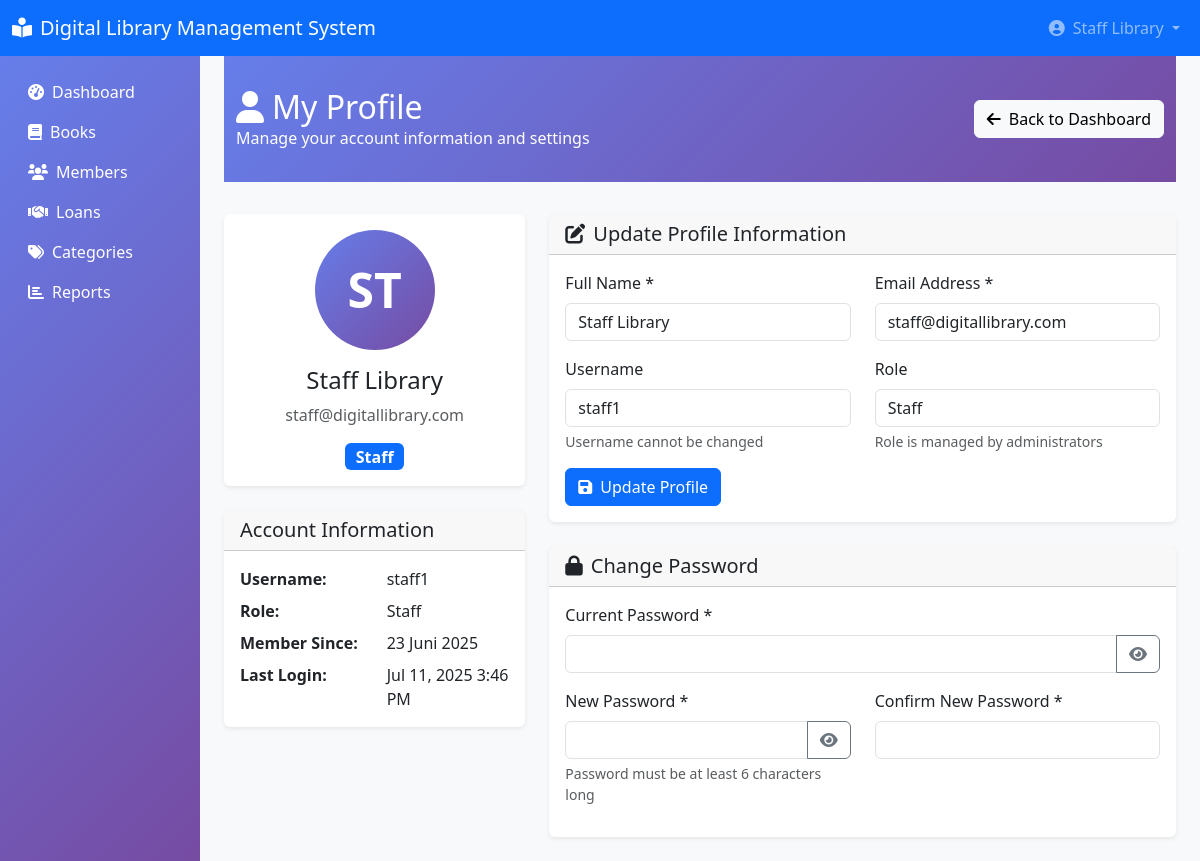
The app's page /profile.php (signed in) with its own data.
### tables this page shows
CREATE TABLE `users` (
  `id` int NOT NULL,
  `username` varchar(50) NOT NULL,
  `password` varchar(255) NOT NULL,
  `email` varchar(100) NOT NULL,
  `full_name` varchar(100) NOT NULL,
  `role` enum('admin', 'staff') DEFAULT 'staff',
  `created_at` timestamp NULL DEFAULT CURRENT_TIMESTAMP,
  `updated_at` timestamp NULL DEFAULT CURRENT_TIMESTAMP ON UPDATE CURRENT_TIMESTAMP
);

### config.php (called while the page is built, shortened)
<?php
class Database
{
    private static $instance = null;
    private $connection;
    private function __construct()
    {
        try {
            $this->connection = new PDO(
                "mysql:host=" . DB_HOST . ";dbname=" . DB_NAME . ";charset=utf8",
                DB_USER,
                DB_PASS,
                [
                    PDO::ATTR_ERRMODE => PDO::ERRMODE_EXCEPTION,
                    PDO::ATTR_DEFAULT_FETCH_MODE => PDO::FETCH_ASSOC,
                    PDO::ATTR_EMULATE_PREPARES => false
                ]
            );
        } catch (PDOException $e) {
            die("Database connection failed: " . $e->getMessage());
        }
    }
    public static function getInstance()
    {
        if (self::$instance === null) {
            self::$instance = new self();
        }
        return self::$instance;
    }
    public function getConnection()
    {
        return $this->connection;
    }
}
function formatDate($date)
{
    $months = [
        '01' => 'Januari',
        '02' => 'Februari',
        '03' => 'Maret',
        '04' => 'April',
        '05' => 'Mei',
        '06' => 'Juni',
        '07' => 'Juli',
        '08' => 'Agustus',
        '09' => 'September',
        '10' => 'Oktober',
        '11' => 'November',
        '12' => 'Desember'
    ];
    $timestamp = strtotime($date);
    $day = date('d', $timestamp);
    $month = $months[date('m', $timestamp)];
    $year = date('Y', $timestamp);
    return $day . ' ' . $month . ' ' . $year;
}

### classes/BaseModel.php (called while the page is built, shortened)
<?php
abstract class BaseModel
{
    protected $db;
    protected $table;
    protected $primaryKey = 'id';
    protected $hidden = [];
    public function __construct()
    {
        $this->db = Database::getInstance()->getConnection();
    }
    public function find($id)
    {
        try {
            $sql = "SELECT * FROM {$this->table} WHERE {$this->primaryKey} = :id";
            $stmt = $this->db->prepare($sql);
            $stmt->bindParam(':id', $id, PDO::PARAM_INT);
            $stmt->execute();
            $result = $stmt->fetch();
            if ($result) {
                return $this->hideFields($result);
            }
            return null;
        } catch (PDOException $e) {
            throw new Exception("Error finding record: " . $e->getMessage());
        }
    }
    protected function hideFields($data)
    {
        foreach ($this->hidden as $field) {
            unset($data[$field]);
        }
        return $data;
    }
}

### profile.php (the view, shortened to what this page needs)
<?php
require_once 'config.php';
require_once 'classes/BaseModel.php';
$userModel = new User();
try {
    $currentUser = $userModel->find($_SESSION['user_id']);
} catch (Exception $e) {
    $message = "Error loading user data: " . $e->getMessage();
    $messageType = 'error';
    $currentUser = [
        'username' => $_SESSION['username'] ?? '',
        'full_name' => $_SESSION['full_name'] ?? '',
        'email' => $_SESSION['email'] ?? '',
        'role' => $_SESSION['role'] ?? ''
    ];
}
?>
<!DOCTYPE html>
<html lang="en">
<head>
    <link href="https://cdn.jsdelivr.net/npm/bootstrap@5.3.0/dist/css/bootstrap.min.css" rel="stylesheet">
    <link href="https://cdnjs.cloudflare.com/ajax/libs/font-awesome/6.0.0/css/all.min.css" rel="stylesheet">
</head>
<body>
    <nav class="navbar navbar-expand-lg navbar-dark bg-primary">
        <div class="container-fluid">
            <a class="navbar-brand" href="dashboard.php">
                <i class="fas fa-book-reader me-2"></i><?php echo SITE_NAME; ?>
            </a>
            <div class="navbar-nav ms-auto">
                <div class="nav-item dropdown">
                    <a class="nav-link dropdown-toggle" href="#" data-bs-toggle="dropdown">
                        <i class="fas fa-user-circle me-2"></i><?php echo htmlspecialchars($_SESSION['full_name']); ?>
                    </a>
                </div>
            </div>
        </div>
    </nav>
    <div class="container-fluid">
        <div class="row">
            <nav class="col-md-3 col-lg-2 d-md-block sidebar collapse" style="background: linear-gradient(135deg, #667eea 0%, #764ba2 100%); min-height: calc(100vh - 56px);">
                <div class="position-sticky pt-3">
                    <ul class="nav flex-column">
                        <li class="nav-item">
                            <a class="nav-link text-white" href="dashboard.php">
                                <i class="fas fa-tachometer-alt me-2"></i>Dashboard
                            </a>
                        </li>
                        <li class="nav-item">
                            <a class="nav-link text-white" href="books.php">
                                <i class="fas fa-book me-2"></i>Books
                            </a>
                        </li>
                        <li class="nav-item">
                            <a class="nav-link text-white" href="members.php">
                                <i class="fas fa-users me-2"></i>Members
                            </a>
                        </li>
                        <li class="nav-item">
                            <a class="nav-link text-white" href="loans.php">
                                <i class="fas fa-handshake me-2"></i>Loans
                            </a>
                        </li>
                        <li class="nav-item">
                            <a class="nav-link text-white" href="categories.php">
                                <i class="fas fa-tags me-2"></i>Categories
                            </a>
                        </li>
                        <li class="nav-item">
                            <a class="nav-link text-white" href="reports.php">
                                <i class="fas fa-chart-bar me-2"></i>Reports
                            </a>
                        </li>
                    </ul>
                </div>
            </nav>
            <main class="col-md-9 ms-sm-auto col-lg-10 px-md-4">
                <div class="page-header">
                    <div class="container-fluid">
                        <div class="row align-items-center">
                            <div class="col">
                                <h1 class="h2 mb-0">
                                    <i class="fas fa-user me-2"></i>My Profile
                                </h1>
                                <p class="mb-0">Manage your account information and settings</p>
                            </div>
                            <div class="col-auto">
                                <a href="dashboard.php" class="btn btn-light">
                                    <i class="fas fa-arrow-left me-2"></i>Back to Dashboard
                                </a>
                            </div>
                        </div>
                    </div>
                </div>
                <div class="row">
                    <div class="col-lg-4">
                        <div class="card">
                            <div class="card-body text-center">
                                <div class="profile-avatar">
                                    <?php echo strtoupper(substr($currentUser['full_name'], 0, 2)); ?>
                                </div>
                                <h4><?php echo htmlspecialchars($currentUser['full_name']); ?></h4>
                                <p class="text-muted"><?php echo htmlspecialchars($currentUser['email']); ?></p>
                                <span class="badge bg-<?php echo $currentUser['role'] === 'admin' ? 'danger' : 'primary'; ?> fs-6">
                                    <?php echo ucfirst($currentUser['role']); ?>
                                </span>
                            </div>
                        </div>
                        <div class="card">
                            <div class="card-header">
                                <h5 class="mb-0">Account Information</h5>
                            </div>
                            <div class="card-body">
                                <div class="row mb-2">
                                    <div class="col-sm-6"><strong>Username:</strong></div>
                                    <div class="col-sm-6"><?php echo htmlspecialchars($currentUser['username']); ?></div>
                                </div>
                                <div class="row mb-2">
                                    <div class="col-sm-6"><strong>Role:</strong></div>
                                    <div class="col-sm-6"><?php echo ucfirst($currentUser['role']); ?></div>
                                </div>
                                <div class="row mb-2">
                                    <div class="col-sm-6"><strong>Member Since:</strong></div>
                                    <div class="col-sm-6"><?php echo formatDate($currentUser['created_at'] ?? date('Y-m-d')); ?></div>
                                </div>
                                <div class="row">
                                    <div class="col-sm-6"><strong>Last Login:</strong></div>
                                    <div class="col-sm-6"><?php echo date('M j, Y g:i A', $_SESSION['login_time'] ?? time()); ?></div>
                                </div>
                            </div>
                        </div>
                    </div>
                    <div class="col-lg-8">
                        <div class="card">
                            <div class="card-header">
                                <h5 class="mb-0">
                                    <i class="fas fa-edit me-2"></i>Update Profile Information
                                </h5>
                            </div>
                            <div class="card-body">
                                <form method="POST" id="profileForm">
                                    <div class="row">
                                        <div class="col-md-6 mb-3">
                                            <label for="full_name" class="form-label">Full Name *</label>
                                            <input type="text" class="form-control" id="full_name" name="full_name"
                                                value="<?php echo htmlspecialchars($currentUser['full_name']); ?>" required>
                                        </div>
                                        <div class="col-md-6 mb-3">
                                            <label for="email" class="form-label">Email Address *</label>
                                            <input type="email" class="form-control" id="email" name="email"
                                                value="<?php echo htmlspecialchars($currentUser['email']); ?>" required>
                                        </div>
                                    </div>
                                    <div class="row">
                                        <div class="col-md-6 mb-3">
                                            <label for="username_display" class="form-label">Username</label>
                                            <input type="text" class="form-control" id="username_display"
                                                value="<?php echo htmlspecialchars($currentUser['username']); ?>" readonly>
                                            <div class="form-text">Username cannot be changed</div>
                                        </div>
                                        <div class="col-md-6 mb-3">
                                            <label for="role_display" class="form-label">Role</label>
                                            <input type="text" class="form-control" id="role_display"
                                                value="<?php echo ucfirst($currentUser['role']); ?>" readonly>
                                            <div class="form-text">Role is managed by administrators</div>
                                        </div>
                                    </div>
                                    <button type="submit" name="update_profile" class="btn btn-primary">
                                        <i class="fas fa-save me-2"></i>Update Profile
                                    </button>
                                </form>
                            </div>
                        </div>
                        <div class="card">
                            <div class="card-header">
                                <h5 class="mb-0">
                                    <i class="fas fa-lock me-2"></i>Change Password
                                </h5>
                            </div>
                            <div class="card-body">
                                <form method="POST" id="passwordForm">
                                    <div class="mb-3">
                                        <label for="current_password" class="form-label">Current Password *</label>
                                        <div class="input-group">
                                            <input type="password" class="form-control" id="current_password"
                                                name="current_password" required>
                                            <button class="btn btn-outline-secondary" type="button"
                                                onclick="togglePassword('current_password')">
                                                <i class="fas fa-eye"></i>
                                            </button>
                                        </div>
                                    </div>
                                    <div class="row">
                                        <div class="col-md-6 mb-3">
                                            <label for="new_password" class="form-label">New Password *</label>
                                            <div class="input-group">
                                                <input type="password" class="form-control" id="new_password"
                                                    name="new_password" minlength="6" required>
                                                <button class="btn btn-outline-secondary" type="button"
                                                    onclick="togglePassword('new_password')">
                                                    <i class="fas fa-eye"></i>
                                                </button>
                                            </div>
                                            <div class="form-text">Password must be at least 6 characters long</div>
                                        </div>
                                        <div class="col-md-6 mb-3">
                                            <label for="confirm_password" class="form-label">Confirm New Password *</label>
                                            <div class="input-group">
                                                <input type="password" class="form-control" id="confirm_password"
                                                    name="confirm_password" minlength="6" required>

### profile.php (style rules this page uses)
body { background-color: #f8f9fa; }
.page-header { background: linear-gradient(135deg, #667eea 0%, #764ba2 100%); color: white; padding: 2rem 0; margin-bottom: 2rem; }
.card { box-shadow: 0 0.125rem 0.25rem rgba(0, 0, 0, 0.075); border: none; margin-bottom: 1.5rem; }
.profile-avatar { width: 120px; height: 120px; border-radius: 50%; background: linear-gradient(135deg, #667eea 0%, #764ba2 100%); display: flex; align-items: center; justify-content: center; color: white; font-size: 3rem; font-weight: bold; margin: 0 auto 1rem; }

### records on screen
users: full_name "ST", full_name "Staff Library", email "staff@digitallibrary.com", role "Staff", username "staff1"

### other values on screen
SITE_NAME "Digital Library Management System"
$_SESSION['full_name'] "Staff Library"
